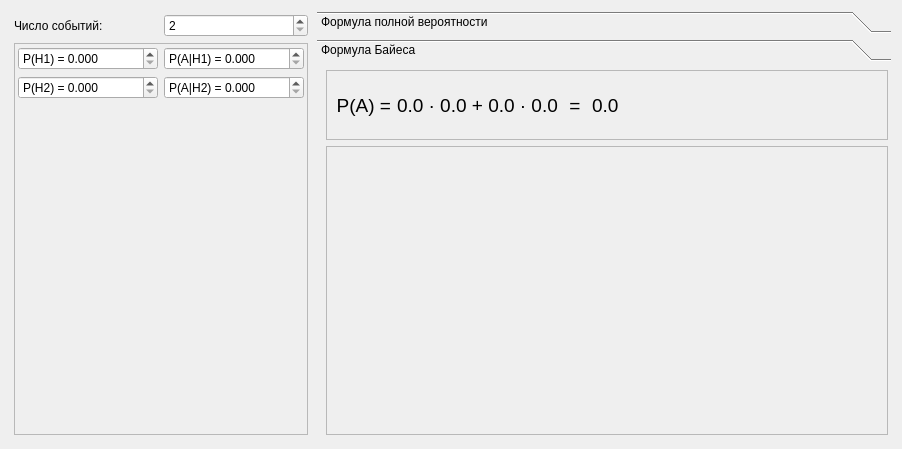
<?xml version="1.0" encoding="UTF-8"?>
<ui version="4.0">
 <class>Form</class>
 <widget class="QWidget" name="Form">
  <property name="geometry">
   <rect>
    <x>0</x>
    <y>0</y>
    <width>902</width>
    <height>449</height>
   </rect>
  </property>
  <property name="windowTitle">
   <string>Form</string>
  </property>
  <layout class="QHBoxLayout" name="horizontalLayout_4">
   <item>
    <widget class="QWidget" name="widget" native="true">
     <property name="sizePolicy">
      <sizepolicy hsizetype="Maximum" vsizetype="Minimum">
       <horstretch>0</horstretch>
       <verstretch>0</verstretch>
      </sizepolicy>
     </property>
     <property name="minimumSize">
      <size>
       <width>300</width>
       <height>0</height>
      </size>
     </property>
     <layout class="QVBoxLayout" name="verticalLayout_4">
      <property name="leftMargin">
       <number>3</number>
      </property>
      <property name="topMargin">
       <number>3</number>
      </property>
      <property name="rightMargin">
       <number>3</number>
      </property>
      <property name="bottomMargin">
       <number>3</number>
      </property>
      <item>
       <layout class="QHBoxLayout" name="horizontalLayout">
        <item>
         <widget class="QLabel" name="label">
          <property name="text">
           <string>Число событий:</string>
          </property>
         </widget>
        </item>
        <item>
         <widget class="QSpinBox" name="countOfEvents">
          <property name="minimum">
           <number>2</number>
          </property>
         </widget>
        </item>
       </layout>
      </item>
      <item>
       <widget class="QScrollArea" name="scrollArea">
        <property name="horizontalScrollBarPolicy">
         <enum>Qt::ScrollBarAlwaysOff</enum>
        </property>
        <property name="sizeAdjustPolicy">
         <enum>QAbstractScrollArea::AdjustIgnored</enum>
        </property>
        <property name="widgetResizable">
         <bool>true</bool>
        </property>
        <widget class="QWidget" name="scrollAreaWidgetContents">
         <property name="geometry">
          <rect>
           <x>0</x>
           <y>0</y>
           <width>292</width>
           <height>386</height>
          </rect>
         </property>
         <layout class="QVBoxLayout" name="verticalLayout">
          <property name="leftMargin">
           <number>3</number>
          </property>
          <property name="topMargin">
           <number>3</number>
          </property>
          <property name="rightMargin">
           <number>3</number>
          </property>
          <property name="bottomMargin">
           <number>3</number>
          </property>
          <item>
           <layout class="QHBoxLayout" name="horizontalLayout_2">
            <item>
             <widget class="QDoubleSpinBox" name="h1">
              <property name="prefix">
               <string>P(H1) = </string>
              </property>
              <property name="decimals">
               <number>3</number>
              </property>
              <property name="maximum">
               <double>1.000000000000000</double>
              </property>
              <property name="singleStep">
               <double>0.010000000000000</double>
              </property>
             </widget>
            </item>
            <item>
             <widget class="QDoubleSpinBox" name="c1">
              <property name="prefix">
               <string>P(A|H1) = </string>
              </property>
              <property name="decimals">
               <number>3</number>
              </property>
              <property name="maximum">
               <double>1.000000000000000</double>
              </property>
              <property name="singleStep">
               <double>0.010000000000000</double>
              </property>
             </widget>
            </item>
           </layout>
          </item>
          <item>
           <layout class="QHBoxLayout" name="horizontalLayout_3">
            <item>
             <widget class="QDoubleSpinBox" name="h2">
              <property name="styleSheet">
               <string notr="true"/>
              </property>
              <property name="prefix">
               <string>P(H2) = </string>
              </property>
              <property name="decimals">
               <number>3</number>
              </property>
              <property name="maximum">
               <double>1.000000000000000</double>
              </property>
              <property name="singleStep">
               <double>0.010000000000000</double>
              </property>
             </widget>
            </item>
            <item>
             <widget class="QDoubleSpinBox" name="c2">
              <property name="prefix">
               <string>P(A|H2) = </string>
              </property>
              <property name="decimals">
               <number>3</number>
              </property>
              <property name="maximum">
               <double>1.000000000000000</double>
              </property>
              <property name="singleStep">
               <double>0.010000000000000</double>
              </property>
             </widget>
            </item>
           </layout>
          </item>
          <item>
           <spacer name="verticalSpacer">
            <property name="orientation">
             <enum>Qt::Vertical</enum>
            </property>
            <property name="sizeHint" stdset="0">
             <size>
              <width>20</width>
              <height>40</height>
             </size>
            </property>
           </spacer>
          </item>
         </layout>
        </widget>
       </widget>
      </item>
     </layout>
    </widget>
   </item>
   <item>
    <widget class="QToolBox" name="toolBox">
     <property name="sizePolicy">
      <sizepolicy hsizetype="Expanding" vsizetype="Expanding">
       <horstretch>0</horstretch>
       <verstretch>0</verstretch>
      </sizepolicy>
     </property>
     <property name="currentIndex">
      <number>1</number>
     </property>
     <widget class="QWidget" name="page">
      <property name="geometry">
       <rect>
        <x>0</x>
        <y>0</y>
        <width>573</width>
        <height>365</height>
       </rect>
      </property>
      <attribute name="label">
       <string>Формула полной вероятности</string>
      </attribute>
      <layout class="QVBoxLayout" name="verticalLayout_3">
       <item>
        <layout class="QHBoxLayout" name="horizontalLayout_28">
         <item>
          <layout class="QGridLayout" name="gridLayout">
           <property name="sizeConstraint">
            <enum>QLayout::SetMaximumSize</enum>
           </property>
           <property name="verticalSpacing">
            <number>0</number>
           </property>
           <item row="2" column="1">
            <widget class="QLabel" name="total_formula_example_i">
             <property name="font">
              <font>
               <pointsize>10</pointsize>
              </font>
             </property>
             <property name="text">
              <string>i = 1</string>
             </property>
             <property name="alignment">
              <set>Qt::AlignHCenter|Qt::AlignTop</set>
             </property>
            </widget>
           </item>
           <item row="1" column="0">
            <widget class="QLabel" name="total_formula_example_P">
             <property name="sizePolicy">
              <sizepolicy hsizetype="Preferred" vsizetype="Maximum">
               <horstretch>0</horstretch>
               <verstretch>0</verstretch>
              </sizepolicy>
             </property>
             <property name="font">
              <font>
               <pointsize>24</pointsize>
              </font>
             </property>
             <property name="text">
              <string>P(A) =</string>
             </property>
             <property name="alignment">
              <set>Qt::AlignRight|Qt::AlignTrailing|Qt::AlignVCenter</set>
             </property>
            </widget>
           </item>
           <item row="1" column="1">
            <widget class="QLabel" name="total_formula_example_sigma">
             <property name="sizePolicy">
              <sizepolicy hsizetype="Preferred" vsizetype="Maximum">
               <horstretch>0</horstretch>
               <verstretch>0</verstretch>
              </sizepolicy>
             </property>
             <property name="maximumSize">
              <size>
               <width>16777215</width>
               <height>52</height>
              </size>
             </property>
             <property name="font">
              <font>
               <pointsize>40</pointsize>
               <kerning>true</kerning>
              </font>
             </property>
             <property name="mouseTracking">
              <bool>false</bool>
             </property>
             <property name="tabletTracking">
              <bool>false</bool>
             </property>
             <property name="acceptDrops">
              <bool>false</bool>
             </property>
             <property name="frameShape">
              <enum>QFrame::NoFrame</enum>
             </property>
             <property name="frameShadow">
              <enum>QFrame::Plain</enum>
             </property>
             <property name="text">
              <string>Σ</string>
             </property>
             <property name="textFormat">
              <enum>Qt::AutoText</enum>
             </property>
             <property name="alignment">
              <set>Qt::AlignCenter</set>
             </property>
            </widget>
           </item>
           <item row="1" column="2">
            <widget class="QLabel" name="total_formula_example_formula">
             <property name="sizePolicy">
              <sizepolicy hsizetype="Preferred" vsizetype="Maximum">
               <horstretch>0</horstretch>
               <verstretch>0</verstretch>
              </sizepolicy>
             </property>
             <property name="font">
              <font>
               <pointsize>24</pointsize>
              </font>
             </property>
             <property name="text">
              <string>P(Hi)·P(A|Hi)</string>
             </property>
            </widget>
           </item>
           <item row="0" column="1">
            <widget class="QLabel" name="total_formula_example_n">
             <property name="sizePolicy">
              <sizepolicy hsizetype="Preferred" vsizetype="Maximum">
               <horstretch>0</horstretch>
               <verstretch>0</verstretch>
              </sizepolicy>
             </property>
             <property name="font">
              <font>
               <pointsize>10</pointsize>
              </font>
             </property>
             <property name="text">
              <string>n</string>
             </property>
             <property name="alignment">
              <set>Qt::AlignBottom|Qt::AlignHCenter</set>
             </property>
            </widget>
           </item>
          </layout>
         </item>
         <item>
          <spacer name="horizontalSpacer_14">
           <property name="orientation">
            <enum>Qt::Horizontal</enum>
           </property>
           <property name="sizeHint" stdset="0">
            <size>
             <width>48</width>
             <height>20</height>
            </size>
           </property>
          </spacer>
         </item>
        </layout>
       </item>
       <item>
        <widget class="QScrollArea" name="total_formula">
         <property name="maximumSize">
          <size>
           <width>16777215</width>
           <height>70</height>
          </size>
         </property>
         <property name="verticalScrollBarPolicy">
          <enum>Qt::ScrollBarAlwaysOff</enum>
         </property>
         <property name="widgetResizable">
          <bool>true</bool>
         </property>
         <widget class="QWidget" name="scrollAreaWidgetContents_6">
          <property name="geometry">
           <rect>
            <x>0</x>
            <y>0</y>
            <width>549</width>
            <height>68</height>
           </rect>
          </property>
          <layout class="QHBoxLayout" name="horizontalLayout_29">
           <item>
            <widget class="QLabel" name="total_formula_P">
             <property name="font">
              <font>
               <pointsize>14</pointsize>
              </font>
             </property>
             <property name="text">
              <string>P(A) =</string>
             </property>
             <property name="alignment">
              <set>Qt::AlignRight|Qt::AlignTrailing|Qt::AlignVCenter</set>
             </property>
            </widget>
           </item>
           <item>
            <widget class="QLabel" name="total_formula_formula">
             <property name="font">
              <font>
               <pointsize>14</pointsize>
              </font>
             </property>
             <property name="text">
              <string>0.0 · 0.0 + 0.0 · 0.0</string>
             </property>
             <property name="alignment">
              <set>Qt::AlignLeading|Qt::AlignLeft|Qt::AlignVCenter</set>
             </property>
            </widget>
           </item>
           <item>
            <widget class="QLabel" name="total_formula_equal">
             <property name="font">
              <font>
               <pointsize>14</pointsize>
              </font>
             </property>
             <property name="text">
              <string> = </string>
             </property>
             <property name="alignment">
              <set>Qt::AlignLeading|Qt::AlignLeft|Qt::AlignVCenter</set>
             </property>
            </widget>
           </item>
           <item>
            <widget class="QLabel" name="total_formula_result">
             <property name="font">
              <font>
               <pointsize>14</pointsize>
              </font>
             </property>
             <property name="text">
              <string>0.0</string>
             </property>
             <property name="alignment">
              <set>Qt::AlignLeading|Qt::AlignLeft|Qt::AlignVCenter</set>
             </property>
            </widget>
           </item>
           <item>
            <spacer name="horizontalSpacer_15">
             <property name="orientation">
              <enum>Qt::Horizontal</enum>
             </property>
             <property name="sizeHint" stdset="0">
              <size>
               <width>78</width>
               <height>20</height>
              </size>
             </property>
            </spacer>
           </item>
          </layout>
         </widget>
        </widget>
       </item>
       <item>
        <spacer name="verticalSpacer_4">
         <property name="orientation">
          <enum>Qt::Vertical</enum>
         </property>
         <property name="sizeHint" stdset="0">
          <size>
           <width>20</width>
           <height>158</height>
          </size>
         </property>
        </spacer>
       </item>
      </layout>
     </widget>
     <widget class="QWidget" name="page_2">
      <property name="geometry">
       <rect>
        <x>0</x>
        <y>0</y>
        <width>573</width>
        <height>365</height>
       </rect>
      </property>
      <attribute name="label">
       <string>Формула Байеса</string>
      </attribute>
      <layout class="QVBoxLayout" name="verticalLayout_2">
       <property name="topMargin">
        <number>3</number>
       </property>
       <property name="rightMargin">
        <number>3</number>
       </property>
       <property name="bottomMargin">
        <number>3</number>
       </property>
       <item>
        <widget class="QScrollArea" name="total_formula_2">
         <property name="maximumSize">
          <size>
           <width>16777215</width>
           <height>70</height>
          </size>
         </property>
         <property name="verticalScrollBarPolicy">
          <enum>Qt::ScrollBarAlwaysOff</enum>
         </property>
         <property name="widgetResizable">
          <bool>true</bool>
         </property>
         <widget class="QWidget" name="scrollAreaWidgetContents_7">
          <property name="geometry">
           <rect>
            <x>0</x>
            <y>0</y>
            <width>557</width>
            <height>68</height>
           </rect>
          </property>
          <layout class="QHBoxLayout" name="horizontalLayout_30">
           <item>
            <widget class="QLabel" name="total_formula_P_2">
             <property name="font">
              <font>
               <pointsize>14</pointsize>
              </font>
             </property>
             <property name="text">
              <string>P(A) =</string>
             </property>
             <property name="alignment">
              <set>Qt::AlignRight|Qt::AlignTrailing|Qt::AlignVCenter</set>
             </property>
            </widget>
           </item>
           <item>
            <widget class="QLabel" name="total_formula_formula_2">
             <property name="font">
              <font>
               <pointsize>14</pointsize>
              </font>
             </property>
             <property name="text">
              <string>0.0 · 0.0 + 0.0 · 0.0</string>
             </property>
             <property name="alignment">
              <set>Qt::AlignLeading|Qt::AlignLeft|Qt::AlignVCenter</set>
             </property>
            </widget>
           </item>
           <item>
            <widget class="QLabel" name="total_formula_equal_2">
             <property name="font">
              <font>
               <pointsize>14</pointsize>
              </font>
             </property>
             <property name="text">
              <string> = </string>
             </property>
             <property name="alignment">
              <set>Qt::AlignLeading|Qt::AlignLeft|Qt::AlignVCenter</set>
             </property>
            </widget>
           </item>
           <item>
            <widget class="QLabel" name="total_formula_result_2">
             <property name="font">
              <font>
               <pointsize>14</pointsize>
              </font>
             </property>
             <property name="text">
              <string>0.0</string>
             </property>
             <property name="alignment">
              <set>Qt::AlignLeading|Qt::AlignLeft|Qt::AlignVCenter</set>
             </property>
            </widget>
           </item>
           <item>
            <spacer name="horizontalSpacer_16">
             <property name="orientation">
              <enum>Qt::Horizontal</enum>
             </property>
             <property name="sizeHint" stdset="0">
              <size>
               <width>78</width>
               <height>20</height>
              </size>
             </property>
            </spacer>
           </item>
          </layout>
         </widget>
        </widget>
       </item>
       <item>
        <widget class="QScrollArea" name="bayes_formula">
         <property name="sizePolicy">
          <sizepolicy hsizetype="Expanding" vsizetype="Expanding">
           <horstretch>0</horstretch>
           <verstretch>0</verstretch>
          </sizepolicy>
         </property>
         <property name="widgetResizable">
          <bool>true</bool>
         </property>
         <widget class="QWidget" name="scrollAreaWidgetContents_8">
          <property name="geometry">
           <rect>
            <x>0</x>
            <y>0</y>
            <width>557</width>
            <height>280</height>
           </rect>
          </property>
          <layout class="QVBoxLayout" name="verticalLayout_35">
           <item>
            <spacer name="verticalSpacer_2">
             <property name="orientation">
              <enum>Qt::Vertical</enum>
             </property>
             <property name="sizeHint" stdset="0">
              <size>
               <width>20</width>
               <height>40</height>
              </size>
             </property>
            </spacer>
           </item>
          </layout>
         </widget>
        </widget>
       </item>
      </layout>
     </widget>
    </widget>
   </item>
  </layout>
 </widget>
 <resources/>
 <connections/>
</ui>
